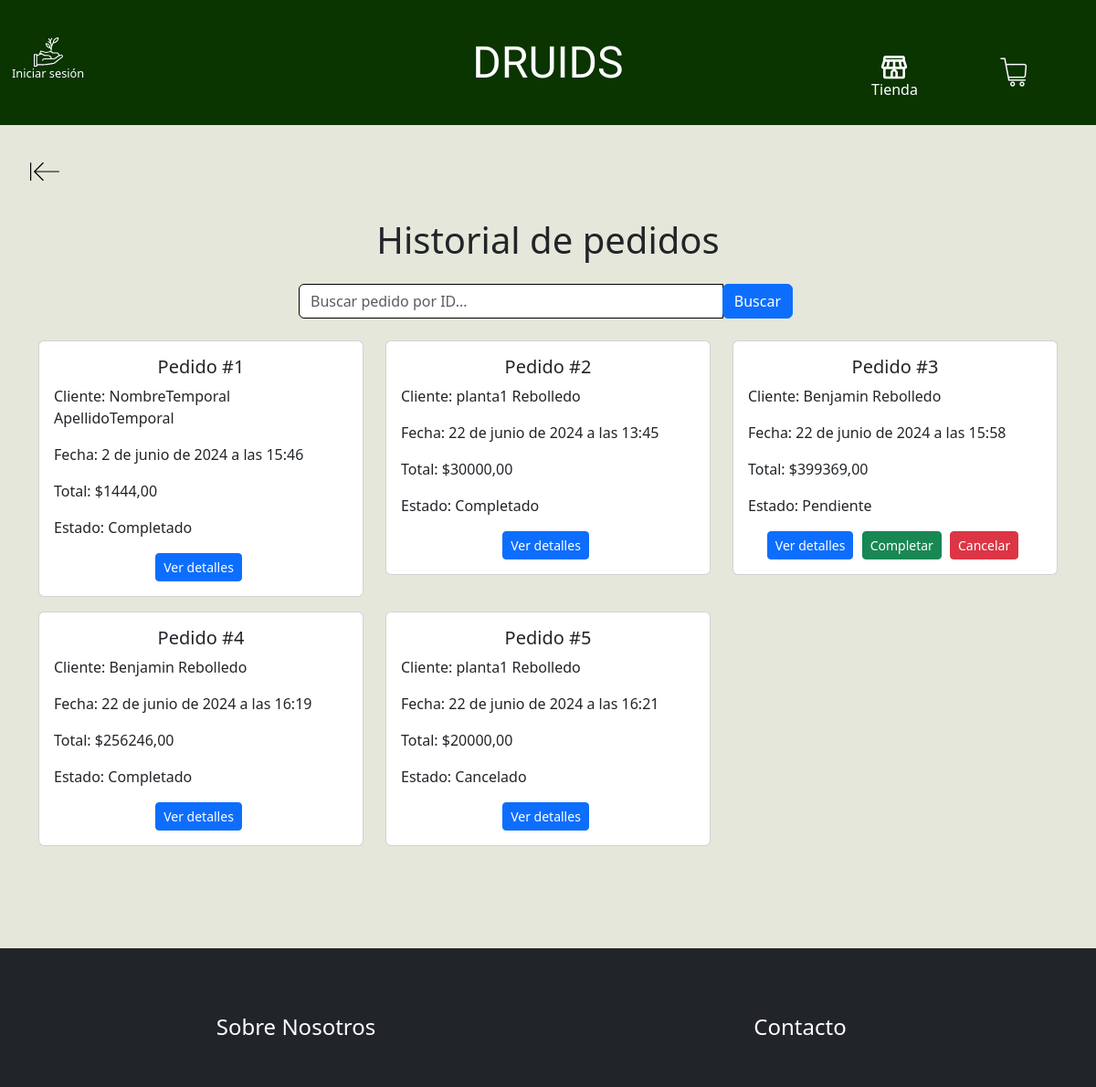
Page /pedidos/ on the earlier database version.
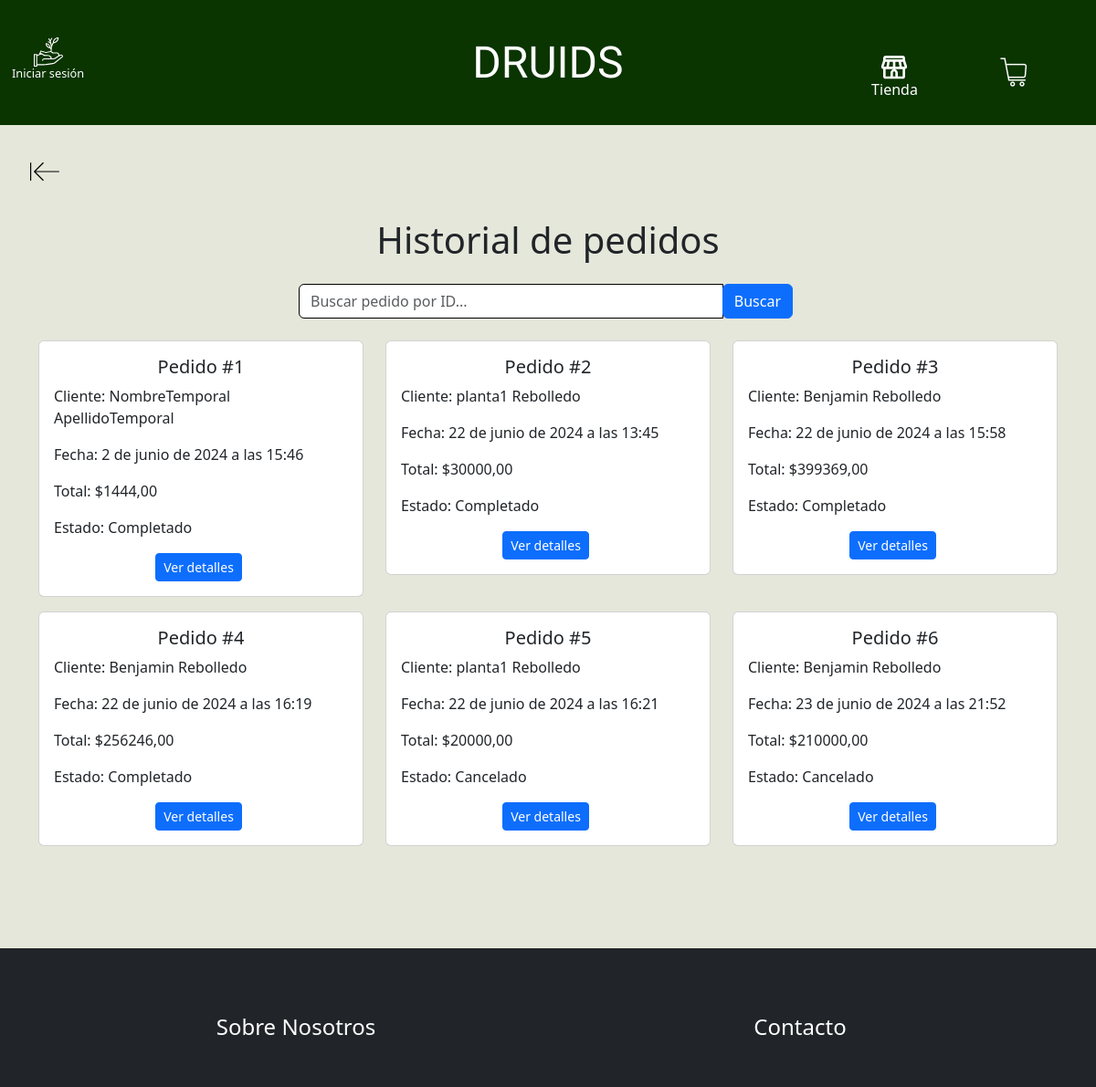
Same page on the later database version.
### Druids/models.py (models this page shows, shortened)
class Pedido(models.Model):
    nombre = models.CharField(max_length=100, verbose_name="Nombre del cliente")
    apellido = models.CharField(max_length=100, verbose_name="Apellido del cliente")
    email = models.EmailField(verbose_name="Correo Electrónico")
    rut = models.CharField(max_length=10, verbose_name="RUT")
    fecha_pedido = models.DateTimeField(auto_now_add=True, verbose_name="Fecha del pedido")
    total = models.DecimalField(max_digits=10, decimal_places=2, verbose_name="Total")
    direccion_envio = models.CharField(max_length=255, verbose_name="Dirección de envío")
    estado = models.CharField(max_length=50, choices=[('Pendiente', 'Pendiente'), ('Completado', 'Completado'), ('Cancelado', 'Cancelado')], verbose_name="Estado")
    usuario = models.ForeignKey(User, on_delete=models.CASCADE, verbose_name="Usuario", null=True, blank=True)

### Druids/views.py (the view)
# urls.py: path('pedidos/', pedidos, name='pedidos'),
def pedidos(request):
    pedidos = Pedido.objects.all()
    return render(request, 'Druids/pedidos.html', {'pedidos': pedidos})

### Druids/templates/Druids/pedidos.html (shortened to what this page needs)
{% extends 'Druids/base.html' %}
{% load static %}
{% block contenido %}
<link rel="stylesheet" href="{% static 'Druids/css/pedidos.css' %}">
<main>
    <section class="d-flex justify-content-start">
        <div class="container m-2">
            <a href="{% url 'index' %}" class="btn boton-volver"><img
                    src="{% static 'Druids/img/back-svgrepo-com.svg' %}" alt=""></a>
        </div>
    </section>
    <section>
        <div class="container">
            <h1 class="text-center mb-4">Historial de pedidos</h1>
            <div class="row mb-4">
                <div class="col-md-6 offset-md-3">
                    <form>
                        <div class="input-group">
                            <input type="text" class="form-control" placeholder="Buscar pedido por ID...">
                            <div class="input-group-append">
                                <button class="btn btn-primary" type="submit">Buscar</button>
                            </div>
                        </div>
                    </form>
                </div>
            </div>
            <div class="row">
            {% for pedido in pedidos %}
                <div class="col-12 col-sm-12 col-md-6 col-lg-4">
                    <div class="card mb-3">
                        <div class="card-body">
                            <h5 class="card-title text-center">Pedido #{{ pedido.id }}</h5>
                            <p class="card-text">Cliente: {{ pedido.nombre }} {{ pedido.apellido }}</p>
                            <p class="card-text">Fecha: {{ pedido.fecha_pedido }}</p>
                            <p class="card-text">Total: ${{ pedido.total }}</p>
                            <p class="card-text">Estado: {{ pedido.estado }}</p>
                            <div class="text-center">
                                <button type="button" class="btn btn-primary btn-sm ver-detalles"
                                    data-pedido-id="{{ pedido.id }}" data-bs-toggle="modal"
                                    data-bs-target="#modalVerPedido{{pedido.id}}">Ver detalles</button>
                                {% if pedido.estado != 'Completado' and pedido.estado != 'Cancelado' %}
                                <button type="button" class="btn btn-success btn-sm cambiar-estado"
                                    data-pedido-id="{{ pedido.id }}" data-estado="Completado">Completar</button>
                                <button type="button" class="btn btn-danger btn-sm cambiar-estado"
                                    data-pedido-id="{{ pedido.id }}" data-estado="Cancelado">Cancelar</button>
                                {% endif %}
                            </div>
                        </div>
                    </div>
                </div>
                {% endfor %}
            </div>
        </div>
    </section>
</main>
{% endblock %}

Differences in the rows shown:
changed Pedido "22 de junio de 2024 a las 15:58": estado "Pendiente" → "Completado"; no longer shows "Completar Cancelar"
added Pedido: id "6", nombre "Benjamin", apellido "Rebolledo", fecha_pedido "23 de junio de 2024 a las 21:52", total "210000,00", estado "Cancelado"
